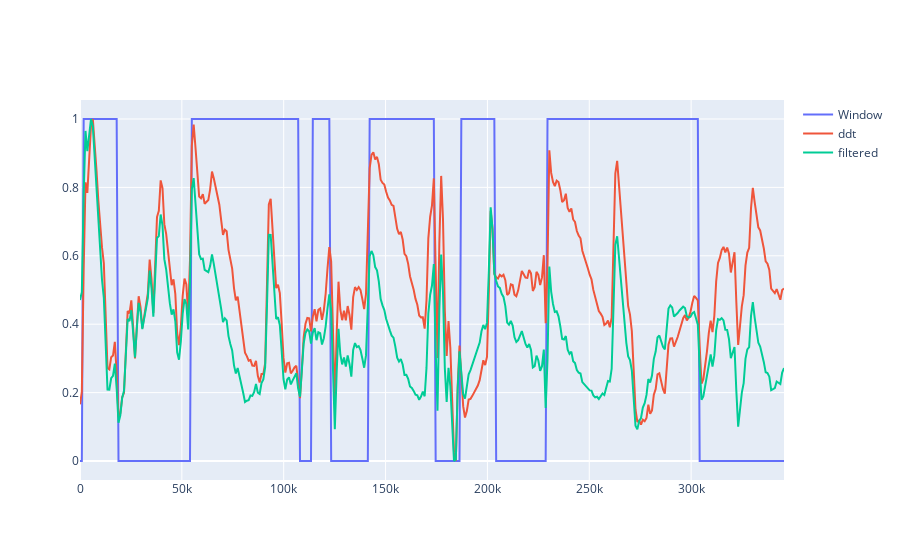

Here is the notebook cell this chart was saved with:
### Code cell
freqdf["filted ddt"] = scipy.signal.lfilter(b, a, freqdf["ddt_dif_xt"])

fig = go.Figure()

fig.add_trace(go.Scatter(
    x=freqdf["Time"], y=a01["Window Open"], name="Window", mode='lines',
))


fig.add_trace(go.Scatter(
    x=freqdf["Time"],
    y=freqdf["ddt_dif_xt"], 
    name="ddt",
    mode='lines',
))

fig.add_trace(go.Scatter(
    x=freqdf["Time"],
    y=h.normalize(freqdf["filted ddt"]), 
    name="filtered",
    mode='lines',
))

### Figure 1 — Plotly figure (JSON) as saved in the notebook; plotly's stock layout.template omitted (floating-point values rounded to 4 significant figures; data arrays with more than 128 entries replaced by an {"elided": "..."} marker saying what was removed)
{"data": [{"mode": "lines", "name": "Window", "type": "scatter", "x": {"elided": "385 float values"}, "y": {"elided": "385 int values"}}, {"mode": "lines", "name": "ddt", "type": "scatter", "x": {"elided": "385 float values"}, "y": {"elided": "385 float values"}}, {"mode": "lines", "name": "filtered", "type": "scatter", "x": {"elided": "385 float values"}, "y": {"elided": "385 float values"}}], "layout": {}}
